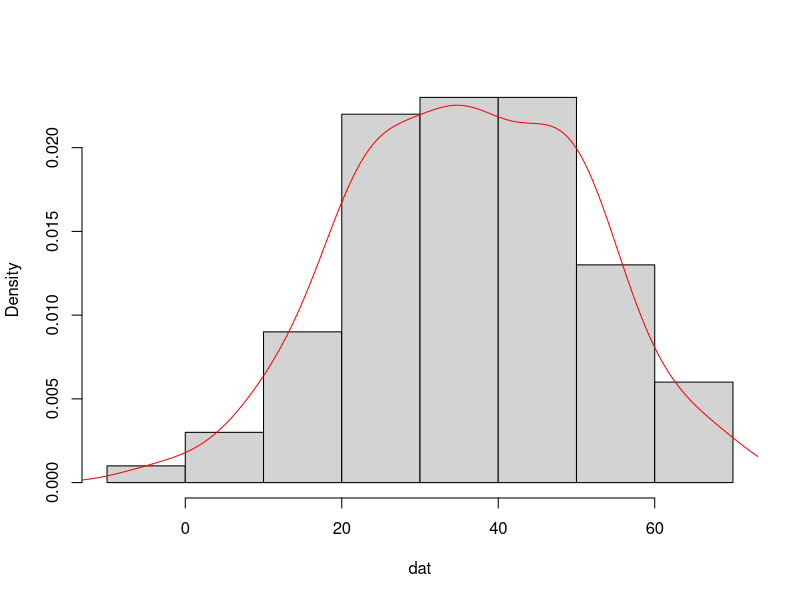
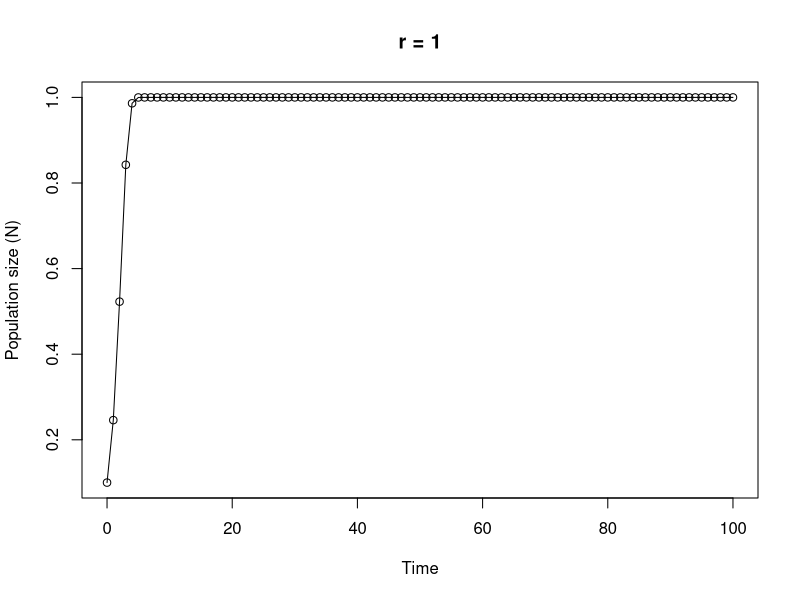

Generate these figures, in order, with R:
## ----Q1, results = 'asis'---------------------------------------------------------------------

# area of a circle
# the equation to calculate the area of a circle is pi * radius^2

circle.area <- function(d){ 
	pi * (d/2)^2
}

# to use your new function

circle.area(10)
# [1] 78.53982

# to test on a vector of diameters
# first create a vector with diameters ranging from 0 to 50 in steps of 10

cir.diam <- seq(from = 0, to = 50, by = 10)

# test your function

circle.area(cir.diam)
# [1]    0.00000   78.53982  314.15927  706.85835 1256.63706 1963.49541


## ----Q2, tidy = TRUE--------------------------------------------------------------------------

far.cent <- function(a){
	val <- (a-32)*5/9
	print(paste("Fahrenheit: ", round(a, digits = 3), "oF",sep = " "), quote = FALSE)# round 3dp
	print(paste("Centigrade: ", round(val, digits = 3), "oC", sep = " "), quote = FALSE)# round 3dp
}

# alternative Fahrenheit to centigrade using cat function

far.cent2 <- function(a){
	val <- (a - 32) * 5/9	#calculation
	cat("Fahrenheit: ", round(a, digits = 3), "oF", "\n")   # use cat function
	cat("Centigrade: ", round(val, digits = 3), "oC", "\n")   
}



## ----Q3---------------------------------------------------------------------------------------

# Create a vector of normally distributed data
# length 100, mean 35 and standard deviation of 29

vals <- rnorm(100, 35, 15)	# create some norm dist data mean 35, sd = 15

summary.fun <- function(dat){
	mymean <- round(mean(dat), digits = 4)      	# calc mean
	mymedian <- round(median(dat), digits = 4)    # calc median
	mymin <- round(min(dat), digits = 4)          # calc min
	mymax <- round(max(dat), digits = 4)          # calc max
	print(paste("mean:", mymean, sep = " "), quote = FALSE)     # print mean
	print(paste("median:", mymedian, sep = " "), quote = FALSE)     # print median
	print(paste("range:", "from:", mymin, "to", mymax, sep = " "), quote = FALSE) 
	dens <- density(dat)                          # estimate density curve
	hist(dat, main = "",type = "l",freq = FALSE)  # plot histogram
	lines(dens, lty = 1, col = "red")             # plot density curve
}

# use the function
summary.fun(vals)


## ----Q4---------------------------------------------------------------------------------------

# calculate a median

ourmedian <- function(x){
	n <- length(x)
	if (n %% 2 == 1)      # odd numbers
	  sort(x)[(n + 1)/2]  # find the middle number by adding 1 to length and div 2
	else {                # even numbers
	  middletwo <- sort(x)[(n/2) + 0:1]   #find the two middle numbers
	  mean(middletwo)
	  }
}

# use the function
mydat <- sample(1:50, size = 10, replace = TRUE )

# our function
ourmedian(mydat)

# R median function
median(mydat)


## ----Q5, tidy = TRUE--------------------------------------------------------------------------

# function to simulate Ricker model

Ricker.model <- function(nzero, r, time, K=1){     # sets initial parameters
  N <- numeric(time + 1)    # creates a real vector of length time+1 to store values of Nt+1
  N[1] <- nzero             # sets initial population size in first element of N
  for (i in 1:time) {				# loops over time
      N[i+1] <- N[i]*exp(r*(1 - N[i]/K))    
  }
  Time <- 0:time   					 # creates vector for x axis
  plot(Time, N, type = "o", xlim = c(0, time), xlab = "Time", ylab = "Population size (N)", main = paste("r =", r, sep=" "))   # plots     output
}

# To run
# play around with the different parameters, especially r
Ricker.model(nzero=0.1,r=1,time=100)
